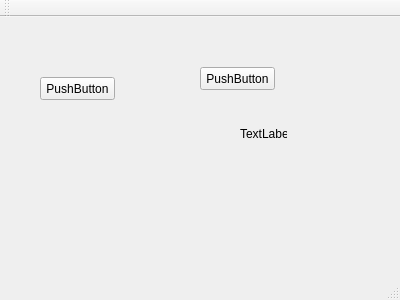
<?xml version="1.0" encoding="UTF-8"?>
<ui version="4.0">
 <class>MainWindow</class>
 <widget class="QMainWindow" name="MainWindow">
  <property name="geometry">
   <rect>
    <x>0</x>
    <y>0</y>
    <width>400</width>
    <height>300</height>
   </rect>
  </property>
  <property name="windowTitle">
   <string>MainWindow</string>
  </property>
  <widget class="QWidget" name="centralWidget">
   <widget class="QPushButton" name="pushButton">
    <property name="geometry">
     <rect>
      <x>40</x>
      <y>60</y>
      <width>75</width>
      <height>23</height>
     </rect>
    </property>
    <property name="text">
     <string>PushButton</string>
    </property>
   </widget>
   <widget class="QPushButton" name="pushButton_2">
    <property name="geometry">
     <rect>
      <x>200</x>
      <y>50</y>
      <width>75</width>
      <height>23</height>
     </rect>
    </property>
    <property name="text">
     <string>PushButton</string>
    </property>
   </widget>
   <widget class="QLabel" name="label">
    <property name="geometry">
     <rect>
      <x>240</x>
      <y>110</y>
      <width>47</width>
      <height>13</height>
     </rect>
    </property>
    <property name="text">
     <string>TextLabel</string>
    </property>
   </widget>
  </widget>
  <widget class="QMenuBar" name="menuBar">
   <property name="geometry">
    <rect>
     <x>0</x>
     <y>0</y>
     <width>400</width>
     <height>21</height>
    </rect>
   </property>
  </widget>
  <widget class="QToolBar" name="mainToolBar">
   <attribute name="toolBarArea">
    <enum>TopToolBarArea</enum>
   </attribute>
   <attribute name="toolBarBreak">
    <bool>false</bool>
   </attribute>
  </widget>
  <widget class="QStatusBar" name="statusBar"/>
 </widget>
 <layoutdefault spacing="6" margin="11"/>
 <resources/>
 <connections/>
</ui>
